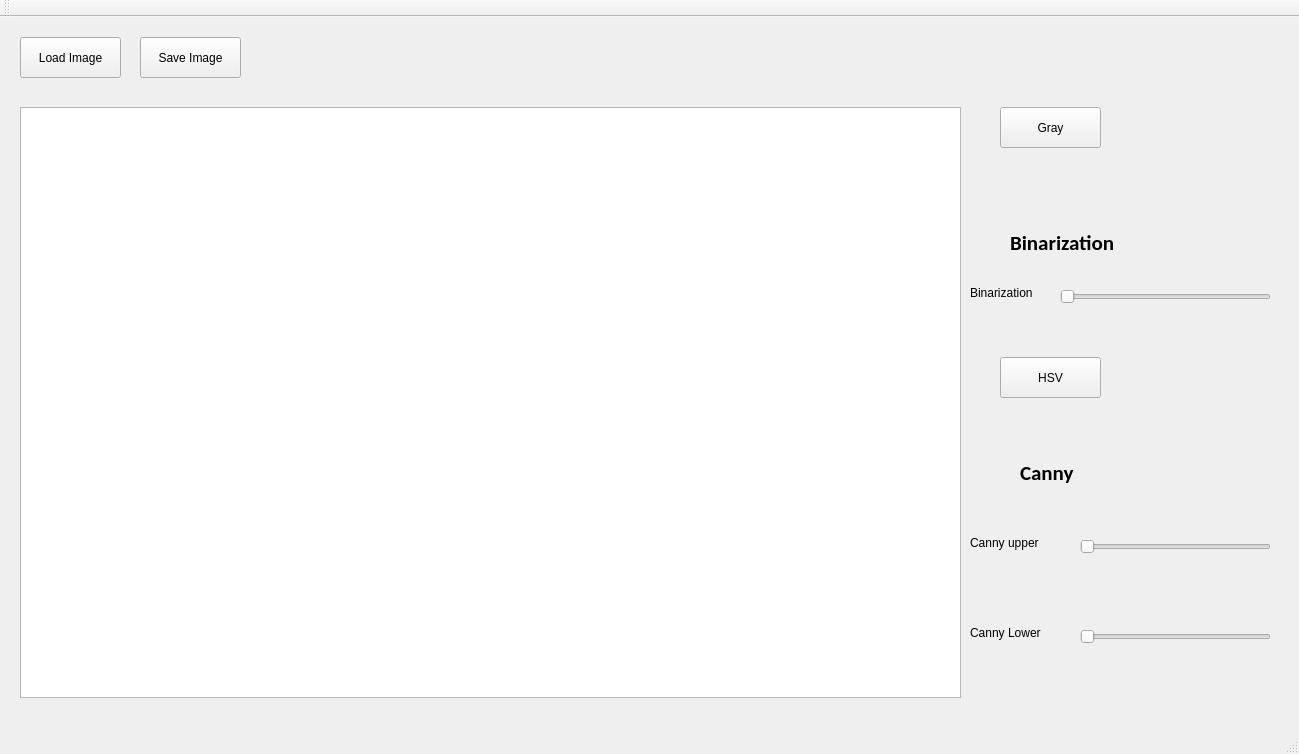
<?xml version="1.0" encoding="UTF-8"?>
<ui version="4.0">
 <class>ImgProcessingUI</class>
 <widget class="QMainWindow" name="ImgProcessingUI">
  <property name="geometry">
   <rect>
    <x>0</x>
    <y>0</y>
    <width>1299</width>
    <height>754</height>
   </rect>
  </property>
  <property name="windowTitle">
   <string>MainWindow</string>
  </property>
  <widget class="QWidget" name="centralWidget">
   <widget class="HiPointGraphicsView" name="imageDisplay">
    <property name="geometry">
     <rect>
      <x>20</x>
      <y>90</y>
      <width>941</width>
      <height>591</height>
     </rect>
    </property>
   </widget>
   <widget class="QPushButton" name="loadImageButton">
    <property name="geometry">
     <rect>
      <x>20</x>
      <y>20</y>
      <width>101</width>
      <height>41</height>
     </rect>
    </property>
    <property name="text">
     <string>Load Image</string>
    </property>
   </widget>
   <widget class="QPushButton" name="saveImageButton">
    <property name="geometry">
     <rect>
      <x>140</x>
      <y>20</y>
      <width>101</width>
      <height>41</height>
     </rect>
    </property>
    <property name="text">
     <string>Save Image</string>
    </property>
   </widget>
   <widget class="QPushButton" name="grayscaleButton">
    <property name="geometry">
     <rect>
      <x>1000</x>
      <y>90</y>
      <width>101</width>
      <height>41</height>
     </rect>
    </property>
    <property name="text">
     <string>Gray</string>
    </property>
   </widget>
   <widget class="QPushButton" name="hsvButton">
    <property name="geometry">
     <rect>
      <x>1000</x>
      <y>340</y>
      <width>101</width>
      <height>41</height>
     </rect>
    </property>
    <property name="text">
     <string>HSV</string>
    </property>
   </widget>
   <widget class="QLabel" name="binarizationThresholdLabel">
    <property name="geometry">
     <rect>
      <x>970</x>
      <y>260</y>
      <width>81</width>
      <height>31</height>
     </rect>
    </property>
    <property name="text">
     <string>Binarization</string>
    </property>
   </widget>
   <widget class="QLabel" name="cannyUpperThresholdLabel">
    <property name="geometry">
     <rect>
      <x>970</x>
      <y>510</y>
      <width>101</width>
      <height>31</height>
     </rect>
    </property>
    <property name="text">
     <string>Canny upper</string>
    </property>
   </widget>
   <widget class="QLabel" name="cannyLowerThresholdLabel">
    <property name="geometry">
     <rect>
      <x>970</x>
      <y>600</y>
      <width>101</width>
      <height>31</height>
     </rect>
    </property>
    <property name="text">
     <string>Canny Lower</string>
    </property>
   </widget>
   <widget class="QSlider" name="binarizationThresholdSlider">
    <property name="geometry">
     <rect>
      <x>1060</x>
      <y>270</y>
      <width>211</width>
      <height>20</height>
     </rect>
    </property>
    <property name="maximum">
     <number>255</number>
    </property>
    <property name="orientation">
     <enum>Qt::Orientation::Horizontal</enum>
    </property>
   </widget>
   <widget class="QSlider" name="cannyUpperThresholdSlider">
    <property name="geometry">
     <rect>
      <x>1080</x>
      <y>520</y>
      <width>191</width>
      <height>20</height>
     </rect>
    </property>
    <property name="maximum">
     <number>255</number>
    </property>
    <property name="orientation">
     <enum>Qt::Orientation::Horizontal</enum>
    </property>
   </widget>
   <widget class="QSlider" name="cannyLowerThresholdSlider">
    <property name="geometry">
     <rect>
      <x>1080</x>
      <y>610</y>
      <width>191</width>
      <height>20</height>
     </rect>
    </property>
    <property name="maximum">
     <number>255</number>
    </property>
    <property name="orientation">
     <enum>Qt::Orientation::Horizontal</enum>
    </property>
   </widget>
   <widget class="QLabel" name="label">
    <property name="geometry">
     <rect>
      <x>1010</x>
      <y>210</y>
      <width>121</width>
      <height>31</height>
     </rect>
    </property>
    <property name="font">
     <font>
      <family>Calibri</family>
      <pointsize>16</pointsize>
      <bold>true</bold>
     </font>
    </property>
    <property name="text">
     <string>Binarization</string>
    </property>
   </widget>
   <widget class="QLabel" name="label_2">
    <property name="geometry">
     <rect>
      <x>1020</x>
      <y>440</y>
      <width>91</width>
      <height>31</height>
     </rect>
    </property>
    <property name="font">
     <font>
      <family>Calibri</family>
      <pointsize>16</pointsize>
      <bold>true</bold>
     </font>
    </property>
    <property name="text">
     <string>Canny</string>
    </property>
   </widget>
  </widget>
  <widget class="QMenuBar" name="menuBar">
   <property name="geometry">
    <rect>
     <x>0</x>
     <y>0</y>
     <width>1299</width>
     <height>20</height>
    </rect>
   </property>
  </widget>
  <widget class="QToolBar" name="mainToolBar">
   <attribute name="toolBarArea">
    <enum>TopToolBarArea</enum>
   </attribute>
   <attribute name="toolBarBreak">
    <bool>false</bool>
   </attribute>
  </widget>
  <widget class="QStatusBar" name="statusBar"/>
 </widget>
 <layoutdefault spacing="6" margin="11"/>
 <customwidgets>
  <customwidget>
   <class>HiPointGraphicsView</class>
   <extends>QGraphicsView</extends>
   <header>HiPointGraphicsView.h</header>
  </customwidget>
 </customwidgets>
 <resources>
  <include location="MainWindow.qrc"/>
 </resources>
 <connections/>
</ui>
